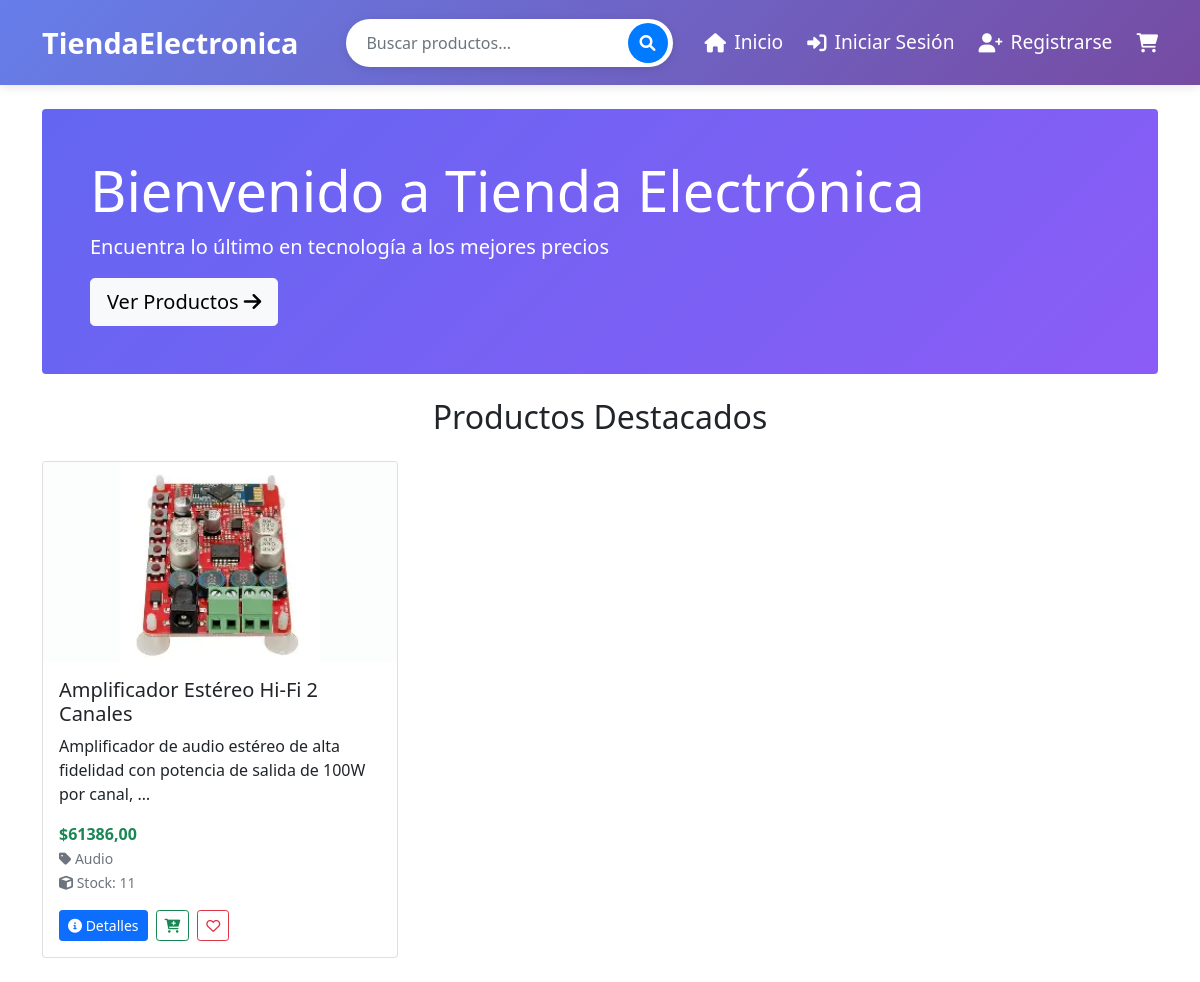
/productos/, run on the app's committed database.
### apps/productos/models.py (models this page shows, shortened)
class ProductosElectronicos(models.Model):
    ESTADO_PRODUCTOS=[
        ('disponible','Disponible'),
        ('agotado','agotado'),
        ('descontinuado','Descontinuado'),
        ('preventa','pre-venta'),
    ]
    nombre = models.CharField(max_length=200)
    descripcion = models.TextField()
    precio = models.DecimalField(
        max_digits=10,
        decimal_places=2,
        validators=[MinValueValidator(Decimal('0.01'))]
    )
    precio_oferta = models.DecimalField(
        max_digits=10,
        decimal_places=2,
        null=True,
        blank=True,
        validators=[MinValueValidator(Decimal('0'))]
    )
    stock_cantidad = models.PositiveIntegerField(default=0)
    stock_minimo = models.PositiveIntegerField(default=1)
    sku = models.CharField(max_length=50, unique=True)
    marca = models.CharField(max_length=100)
    modelo = models.CharField(max_length=100)
    especificaciones_tecnicas = models.JSONField(default=dict, blank=True)
    color = models.CharField(max_length=50, blank=True)
    peso = models.DecimalField(
        max_digits=8,
        decimal_places=3,
        null=True,
        blank=True,
        help_text="Peso en kilogramos"
    )
    dimensiones = models.CharField(
        max_length=100,
        blank=True,
        help_text="Formato: Alto x Ancho x Profundidad en cm"
    )
    estado = models.CharField(
        max_length=20,
        choices=ESTADO_PRODUCTOS,
        default='disponible'
    )
    destacado = models.BooleanField(default=False)
    fecha_creacion = models.DateTimeField(auto_now_add=True)
    fecha_actualizacion = models.DateTimeField(auto_now=True)
    categoria = models.ForeignKey(
        CategoriaProducto,
        on_delete=models.SET_NULL,
        null=True,
        related_name='productos'
    )
    usuario_creador = models.ForeignKey(
        UsuarioTienda,
        on_delete=models.SET_NULL,
        null=True,
        related_name='productos_creados'
    )
    class Meta:
        db_table = 'producto_electronico'
        verbose_name = 'Producto Electrónico'
        verbose_name_plural = 'Productos Electrónicos'
        ordering = ['-fecha_creacion']
        indexes = [
            models.Index(fields=['sku']),
            models.Index(fields=['marca', 'modelo']),
            models.Index(fields=['estado']),
            models.Index(fields=['destacado']),
        ]
    @property
    def disponible(self):
        return self.estado == 'disponible' and self.stock_cantidad > 0

class ImagenProducto(models.Model):
    producto = models.ForeignKey(
        ProductosElectronicos,
        on_delete=models.CASCADE,
        related_name='imagenes'
    )
    imagen = models.ImageField(upload_to='productos/imagenes/')
    alt_text = models.CharField(max_length=255, blank=True)
    es_principal = models.BooleanField(default=False)
    orden = models.PositiveIntegerField(default=0)
    fecha_subida = models.DateTimeField(auto_now_add=True)
    class Meta:
        db_table = 'imagen_producto'
        verbose_name = 'Imagen de Producto'
        verbose_name_plural = 'Imágenes de Productos'
        ordering = ['orden', 'fecha_subida']

class CategoriaProducto(models.Model):
    nombre=models.CharField(max_length=100,unique=True)
    descripcion=models.TextField(blank=True)
    slug=models.SlugField(max_length=100,unique=True,blank=True)
    activa=models.BooleanField(default=True)
    fecha_creacion=models.DateTimeField(auto_now_add=True)
    imagen=models.ImageField(upload_to='categorias/',blank=True)
    class Meta:
        db_table='categoria_productos'
        verbose_name='Categoria'
        verbose_name_plural='Categorias'
        ordering=['nombre']

### apps/productos/views.py (the view)
# urls.py: path('',views.inicio,name='inicio'),
def inicio(request):
    productos_destacados = ProductosElectronicos.objects.filter(
        destacado=True, stock_cantidad__gt=0
    )[:6]
    return render(request, 'productos/inicio.html', {'productos': productos_destacados})

### apps/carrito/context_processors.py (called while the page is built)
def carrito_context(request):
    if request.user.is_authenticated:
        carrito, _ = Carrito.objects.get_or_create(usuario=request.user)
        total = carrito.items.aggregate(total=Sum('cantidad'))['total'] or 0
    else:
        total = 0
    return {'total_items_carrito': total}

### apps/productos/templates/productos/inicio.html
{% extends 'base.html' %}
{% block content %}
<div class="jumbotron text-white p-5 rounded mb-4" style="background: linear-gradient(135deg, #6366f1 0%, #8b5cf6 100%);">
    <h1 class="display-4">Bienvenido a Tienda Electrónica</h1>
    <p class="lead">Encuentra lo último en tecnología a los mejores precios</p>
    <a class="btn btn-light btn-lg" href="{% url 'productos:lista' %}" role="button">
        Ver Productos <i class="fas fa-arrow-right"></i>
    </a>
</div>
<div class="row">
    <div class="col-12">
        <h2 class="text-center mb-4">Productos Destacados</h2>
    </div>
    {% for producto in productos %}
    <div class="col-md-4 mb-4">
        <div class="card h-100">
            {% if producto.imagenes.first %}
            <img src="{{ producto.imagenes.first.imagen.url }}"
            class="card-img-top"
            alt="{{ producto.nombre }}"
            style="height: 200px; object-fit: contain; background-color: #fcfdfd;">
            {% else %}
                <div class="card-img-top bg-light d-flex align-items-center justify-content-center" style="height: 150px;">
                <i class="fas fa-box-open fa-3x text-muted"></i>
        </div>
    {% endif %}
            <div class="card-body d-flex flex-column">
                <h5 class="card-title">{{ producto.nombre }}</h5>
                <p class="card-text">{{ producto.descripcion|truncatewords:15 }}</p>
                <div class="mt-auto">
                    <p class="card-text">
                                    {% if producto.precio_oferta %}
                                        <strong class="text-success">${{ producto.precio_oferta }}</strong>
                                        <br>
                                        <small class="text-muted"><s>${{ producto.precio }}</s></small>
                                    {% else %}
                                        <strong class="text-success">${{ producto.precio }}</strong>
                                    {% endif %}
                                    <br>
                                    <small class="text-muted">
                                        <i class="fas fa-tag"></i> {{ producto.categoria.nombre }}<br>
                                        <i class="fas fa-cube"></i> Stock: {{ producto.stock_cantidad }}
                                    </small>
                                </p>
                    <div class="d-flex flex-wrap gap-2 mt-2">
   <a href="{% url 'productos:detalle' producto.id %}" class="btn btn-primary btn-sm">
    <i class="fas fa-info-circle"></i> Detalles
</a>
<button
    class="btn btn-outline-success btn-sm btn-agregar-carrito"
    data-producto-id="{{ producto.id }}">
    <i class="fas fa-cart-plus"></i>
</button>
<button class="btn-favorito btn btn-sm {% if producto in user.productos_favoritos.all %}btn-danger{% else %}btn-outline-danger{% endif %}" data-producto-id="{{ producto.id }}">
    <i class="{% if producto in user.productos_favoritos.all %}fas{% else %}far{% endif %} fa-heart"></i>
</button>
</div>
                </div>
            </div>
        </div>
    </div>
    {% endfor %}
</div>
{% endblock %}

### data on the page
ProductosElectronicos: imagenes.first.imagen (picture), nombre "Amplificador Estéreo Hi-Fi 2 Canales", descripcion "Amplificador de audio estéreo de alta fidelidad con potencia de salida de 100W por canal, …", precio "61386,00", categoria.nombre "Audio", stock_cantidad "11"
